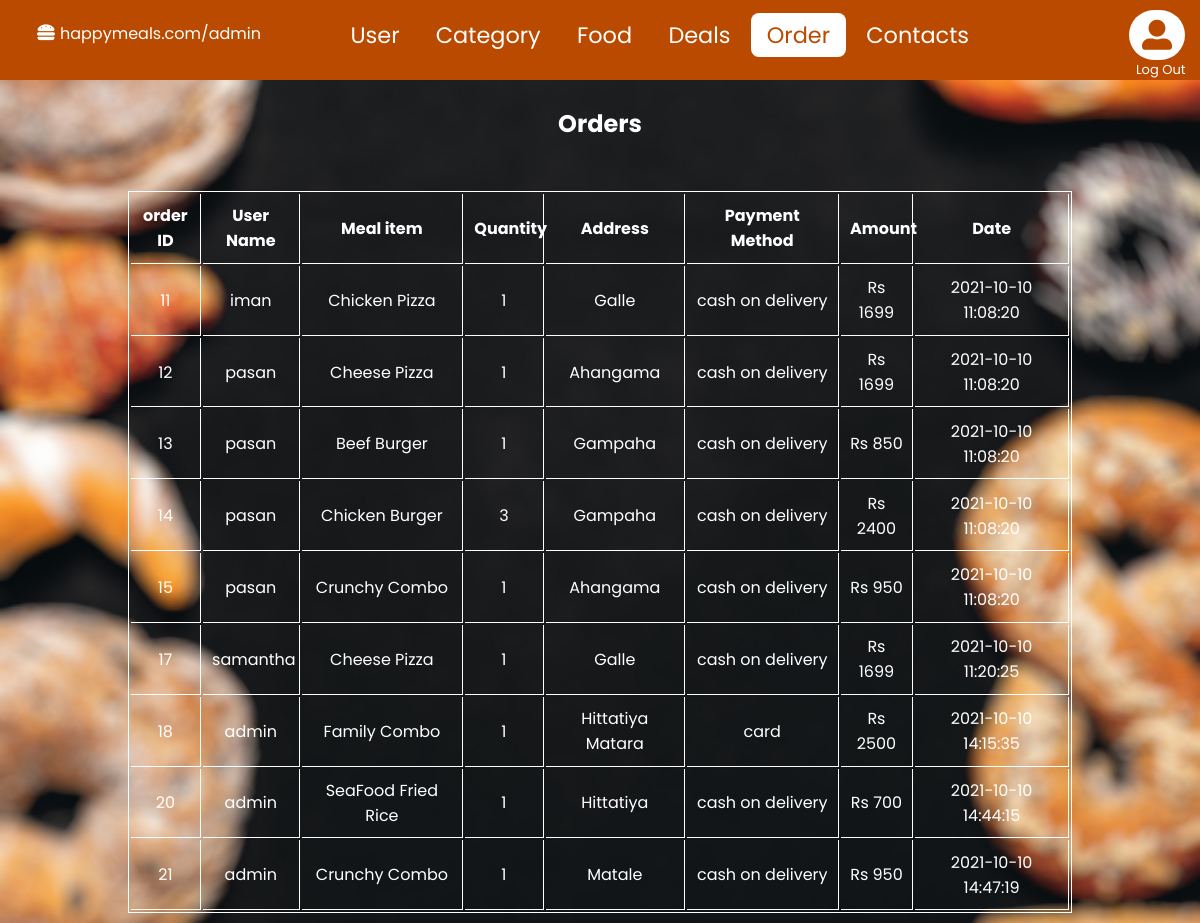
The app's page /adminSide/admin-order.php (signed in) with its own data.
### tables this page shows
CREATE TABLE `orders` (
  `id` int(11) NOT NULL,
  `user_name` varchar(255) NOT NULL,
  `food_name` varchar(255) NOT NULL,
  `quentity` int(11) NOT NULL,
  `Address` varchar(255) NOT NULL,
  `phone_no` int(11) NOT NULL,
  `payment_method` varchar(255) NOT NULL,
  `amount` int(11) NOT NULL,
  `date` timestamp NOT NULL DEFAULT current_timestamp()
);

### adminSide/admin-order.php (the view, shortened to what this page needs)
<?php
	  include '../config.php';
      include('adminnav.php');
?>
     <div class="managerUser">
     <h2>Orders</h2>
            <br><br>
            <center>
            <table>
                <tr>
                    <th>order ID</th>
                    <th>User Name</th>
                    <th>Meal item</th>
                    <th>Quantity</th>
                    <th>Address</th>
                    <th>Payment Method</th>
                    <th>Amount</th>
                    <th>Date</th>
                </tr>
                <?php
                        $sql = "SELECT * FROM orders";
                        $result = mysqli_query($conn,$sql);
                        while( $row = mysqli_fetch_array($result))
                        {
                            ?>
                            <tr>
                                <td><?php  echo $row['id'] ;?></td>
                                <td><?php  echo $row['user_name'];?></td>
                                <td><?php  echo $row['food_name'];?></td>
                                <td><?php  echo $row['quentity'];?></td>
                                <td><?php  echo $row['Address'];?></td>
                                <td><?php  echo $row['payment_method'];?></td>
                                <td>Rs <?php  echo $row['amount'];?></td>
                               <td><?php echo $row['date']; ?></td>
                            </tr>
                            <?php
                        }
                ?>
            </table>
            </center>
     </div>
</body>
</html>

### style/navbar.css (style rules this page uses)
* { padding: 0; margin: 0; box-sizing: border-box; }
body { font-family: 'Poppins', sans-serif; }

### style/admin.css (style rules this page uses)
body { background-image: url(../Images/adminback.jpg); color:white; background-size: cover; background-position: center; }
h2 { justify-content: center; text-align: center; }
.managerUser { margin-top: 1rem; padding: 10px; }
.managerUser table { width: 80%; border: 0.5px solid white; }
.managerUser table th,td { border-bottom: 0.5px solid white; border-right: 0.5px solid white; padding: 1%; text-align: center; }

### records on screen
orders: id "11", user_name "iman", food_name "Chicken Pizza", quentity "1", Address "Galle", payment_method "cash on delivery", amount "1699", date "2021-10-10 11:08:20"
orders: id "12", user_name "pasan", food_name "Cheese Pizza", quentity "1", Address "Ahangama", payment_method "cash on delivery", amount "1699", date "2021-10-10 11:08:20"
orders: id "13", user_name "pasan", food_name "Beef Burger", quentity "1", Address "Gampaha", payment_method "cash on delivery", amount "850", date "2021-10-10 11:08:20"
orders: id "14", user_name "pasan", food_name "Chicken Burger", quentity "3", Address "Gampaha", payment_method "cash on delivery", amount "2400", date "2021-10-10 11:08:20"
orders: id "15", user_name "pasan", food_name "Crunchy Combo", quentity "1", Address "Ahangama", payment_method "cash on delivery", amount "950", date "2021-10-10 11:08:20"
orders: id "17", user_name "samantha", food_name "Cheese Pizza", quentity "1", Address "Galle", payment_method "cash on delivery", amount "1699", date "2021-10-10 11:20:25"
orders: id "18", user_name "admin", food_name "Family Combo", quentity "1", Address "Hittatiya Matara", payment_method "card", amount "2500", date "2021-10-10 14:15:35"
orders: id "20", user_name "admin", food_name "SeaFood Fried Rice", quentity "1", Address "Hittatiya", payment_method "cash on delivery", amount "700", date "2021-10-10 14:44:15"
orders: id "21", user_name "admin", food_name "Crunchy Combo", quentity "1", Address "Matale", payment_method "cash on delivery", amount "950", date "2021-10-10 14:47:19"

### other values on screen
$_SESSION['username'] "admin"
